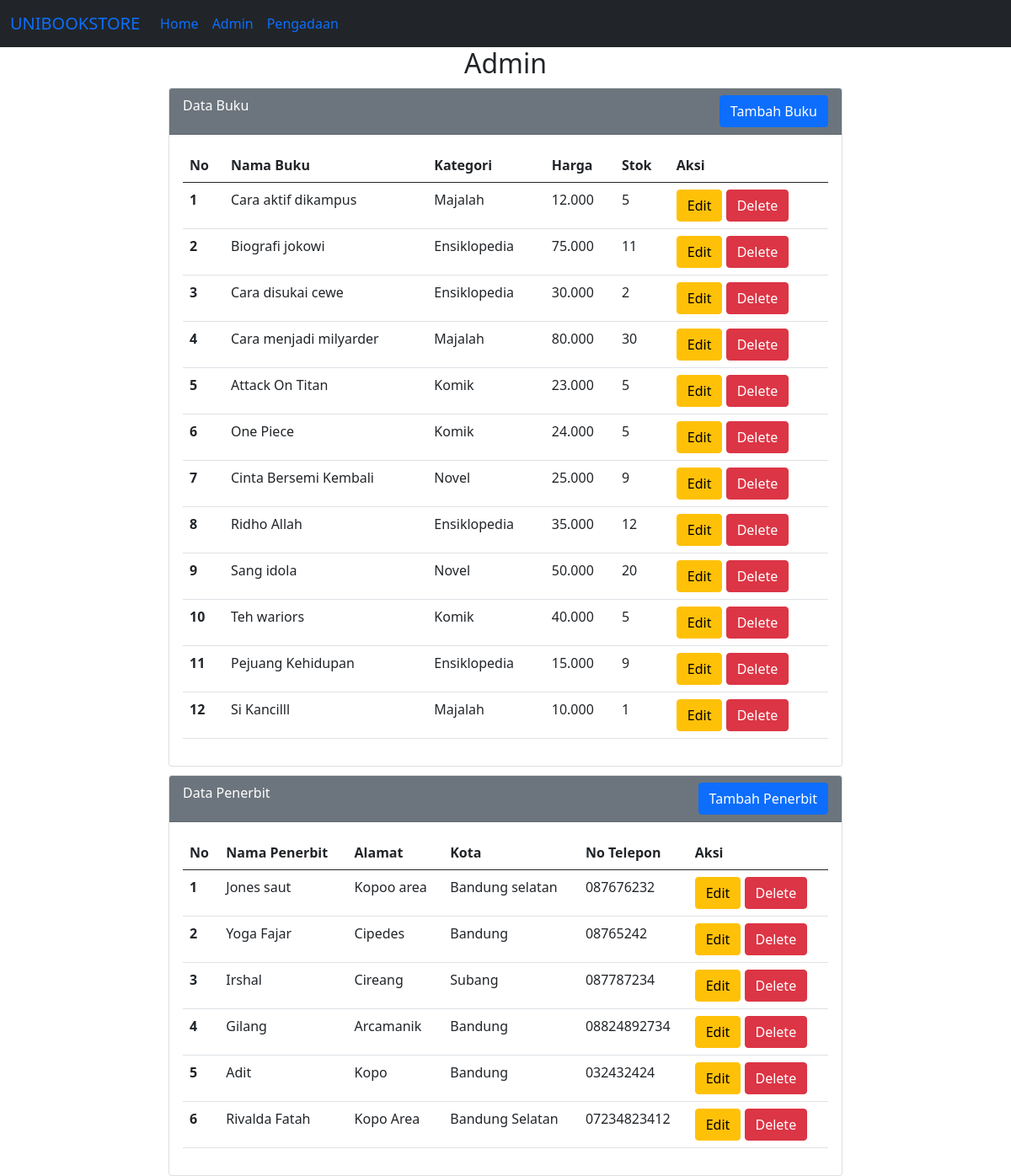
The app's page /admin.php with its own data.
### tables this page shows
CREATE TABLE `buku` (
  `id` int(11) NOT NULL,
  `id_penerbit` int(11) NOT NULL,
  `kategori` varchar(50) NOT NULL,
  `nama_buku` varchar(50) NOT NULL,
  `harga` varchar(50) NOT NULL,
  `stok` varchar(50) NOT NULL
);

CREATE TABLE `penerbit` (
  `id` int(11) NOT NULL,
  `nama_penerbit` varchar(50) NOT NULL,
  `alamat` varchar(50) NOT NULL,
  `kota` varchar(50) NOT NULL,
  `no_telepon` varchar(20) NOT NULL
);

### admin.php (the view, shortened to what this page needs)
<?php
require "koneksi.php";
?>
<!DOCTYPE html>
<html lang="en">
<head>
    <link href="https://cdn.jsdelivr.net/npm/bootstrap@5.0.0-beta2/dist/css/bootstrap.min.css" rel="stylesheet">
</head>
<body>
<nav class="navbar navbar-expand-lg bg-dark sticky-sm-top"  >
  <div class="container-fluid">
    <a class="navbar-brand" href="tampilan.php">UNIBOOKSTORE</a>
    <div class="collapse navbar-collapse" id="navbarSupportedContent">
      <ul class="navbar-nav me-auto mb-2 mb-lg-0">
        <li class="nav-item">
          <a class="nav-link active" aria-current="page" href="index.php">Home</a>
        </li>
        <li class="nav-item">
          <a class="nav-link" href="admin.php">Admin</a>
        </li>
        <li class="nav-item">
          <a class="nav-link" href="pengadaan.php">Pengadaan</a>
        </li>
      </ul>
    </div>
  </div>
</nav>
<h2 text align="center">Admin</h2>
    <div class="mx-auto">
        <div class="card">
            <div class="card-header text-white bg-secondary">
                Data Buku
                <a href="tambah-buku.php" class="btn btn-primary float-end">Tambah Buku</a>
            </div>
            <div class="card-body">
                <table class="table">
                    <thead>
                        <tr>
                            <th scope="col">No</th>
                            <th scope="col">Nama Buku</th>
                            <th scope="col">Kategori</th>
                            <th scope="col">Harga</th>
                            <th scope="col">Stok</th>
                            <th scope="col">Aksi</th>
                        </tr>
                    </thead>
                    <tbody>
                        <?php
                        $sql2   = "select * from buku order by id desc";
                        $q2     = mysqli_query($koneksi, $sql2);
                        $urut   = 1;
                        while ($r2 = mysqli_fetch_array($q2)) {
                            $id         = $r2['id'];
                            $nama_buku  = $r2['nama_buku'];
                            $kategori   = $r2['kategori'];
                            $harga      = $r2['harga'];
                            $stok   = $r2['stok'];
                        ?>
                            <tr>
                                <th scope="row"><?php echo $urut++ ?></th>
                                <td scope="row"><?php echo $nama_buku ?></td>
                                <td scope="row"><?php echo $kategori ?></td>
                                <td scope="row"><?php echo $harga ?></td>
                                <td scope="row"><?php echo $stok ?></td>
                                <td scope="row">
                                    <a href="tambah-buku.php?op=edit&id=<?php echo $id ?>"><button type="button" class="btn btn-warning">Edit</button></a>
                                    <a href="tambah-buku.php?op=delete&id=<?php echo $id?>" onclick="return confirm('Yakin mau delete data?')"><button type="button" class="btn btn-danger">Delete</button></a>
                                </td>
                            </tr>
                        <?php
                        }
                        ?>
                    </tbody>
                </table>
            </div>
        </div>
    </div>
    <div class="mx-auto">
    <div class="card">
            <div class="card-header text-white bg-secondary">
                Data Penerbit
                <a href="tambah-penerbit.php" class="btn btn-primary float-end">Tambah Penerbit</a>
            </div>
            <div class="card-body">
                <table class="table">
                    <thead>
                        <tr>
                            <th scope="col">No</th>
                            <th scope="col">Nama Penerbit</th>
                            <th scope="col">Alamat</th>
                            <th scope="col">Kota</th>
                            <th scope="col">No Telepon</th>
                            <th scope="col">Aksi</th>
                        </tr>
                    </thead>
                    <tbody>
                        <?php
                        $sql4   = "select * from penerbit order by id desc";
                        $q4     = mysqli_query($koneksi, $sql4);
                        $urut   = 1;
                        while ($r4 = mysqli_fetch_array($q4)) {
                            $id         = $r4['id'];
                            $nama_penerbit  = $r4['nama_penerbit'];
                            $alamat   = $r4['alamat'];
                            $kota      = $r4['kota'];
                            $no_telepon   = $r4['no_telepon'];
                        ?>
                            <tr>
                                <th scope="row"><?php echo $urut++ ?></th>
                                <td scope="row"><?php echo $nama_penerbit ?></td>
                                <td scope="row"><?php echo $alamat ?></td>
                                <td scope="row"><?php echo $kota ?></td>
                                <td scope="row"><?php echo $no_telepon ?></td>
                                <td scope="row">
                                    <a href="tambah-penerbit.php?op=edit&id=<?php echo $id ?>"><button type="button" class="btn btn-warning">Edit</button></a>
                                    <a href="tambah-penerbit.php?op=delete&id=<?php echo $id?>" onclick="return confirm('Yakin mau delete data?')"><button type="button" class="btn btn-danger">Delete</button></a>
                                </td>
                            </tr>
                        <?php
                        }
                        ?>
                    </tbody>
                </table>
            </div>
        </div>
    </div>
</body>
</html>

### admin.php (style rules this page uses)
.mx-auto { width: 800px }
.card { margin-top: 10px; }

### records on screen
buku: nama_buku "Cara aktif dikampus", kategori "Majalah", harga "12.000", stok "5"
buku: nama_buku "Biografi jokowi", kategori "Ensiklopedia", harga "75.000", stok "11"
buku: nama_buku "Cara disukai cewe", kategori "Ensiklopedia", harga "30.000", stok "2"
buku: nama_buku "Cara menjadi milyarder", kategori "Majalah", harga "80.000", stok "30"
buku: nama_buku "Attack On Titan", kategori "Komik", harga "23.000", stok "5"
buku: nama_buku "One Piece", kategori "Komik", harga "24.000", stok "5"
buku: nama_buku "Cinta Bersemi Kembali", kategori "Novel", harga "25.000", stok "9"
buku: nama_buku "Ridho Allah", kategori "Ensiklopedia", harga "35.000", stok "12"
buku: nama_buku "Sang idola", kategori "Novel", harga "50.000", stok "20"
buku: nama_buku "Teh wariors", kategori "Komik", harga "40.000", stok "5"
buku: nama_buku "Pejuang Kehidupan", kategori "Ensiklopedia", harga "15.000", stok "9"
buku: nama_buku "Si Kancilll", kategori "Majalah", harga "10.000", stok "1"
penerbit: nama_penerbit "Jones saut", alamat "Kopoo area", kota "Bandung selatan", no_telepon "087676232"
penerbit: nama_penerbit "Yoga Fajar", alamat "Cipedes", kota "Bandung", no_telepon "08765242"
penerbit: nama_penerbit "Irshal", alamat "Cireang", kota "Subang", no_telepon "087787234"
penerbit: nama_penerbit "Gilang", alamat "Arcamanik", kota "Bandung", no_telepon "08824892734"
penerbit: nama_penerbit "Adit", alamat "Kopo", kota "Bandung", no_telepon "032432424"
penerbit: nama_penerbit "Rivalda Fatah", alamat "Kopo Area", kota "Bandung Selatan", no_telepon "07234823412"
